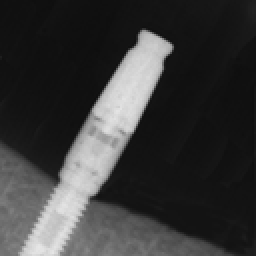
%> input picture vid/comp_im/implant.bmp, 128 x 128 px (shown 2 times larger)
$ octave com_im.m   (GNU Octave 9; MATLAB toolbox functions it lacks are replaced by stand-ins)
%> lines starting %> are read from the running program, lines starting %| are printed output that depends on the picture
clear;
close all;
clc;

 A =  double(imread('implant.bmp'));
%> A: size 128x128 double; min 14, max 230, mean 57.7; mean of the top-left, top-right, bottom-left and bottom-right quarters 37.1, 46.6, 116.8, 30.2
 B =  imread('lezard.bmp');
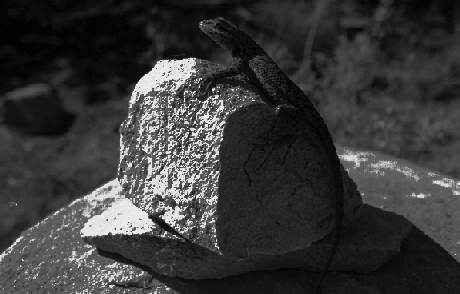
%> input picture vid/comp_im/lezard.bmp, 460 x 294 px
%> B is the input picture: size 294x460 uint8; min 0, max 241, mean 56.7
 % [17 lines of commented-out code are left out]

%% Histogramme
N =256;
v =double(B(:)); %conversion matrice en vecteur
a = linspace(0,255,N);
%h1 = histc(v, a);
%figure, bar(a, h1, 'histc'), xlim([min(a) max(a)]);
[h2, c] = hist(v, N);
%> h2 = 256 values, max 3267 at index 12, min 0 at index 9, mean 528.3; c = 256 values from 0.471 to 240.5
%figure, bar(c, h2, 'hist'), xlim([min(c) max(c)]);

%%
 D = [A(:,1:127)- A(:,2:128) A(:,128)];
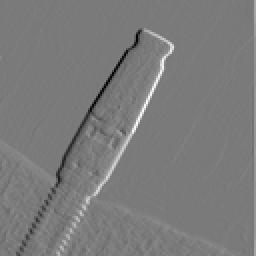
%> D: size 128x128 double (shown 2 times larger); min -95, max 102, mean 0.4; drawn with min black and max white
% [6 lines of commented-out code are left out]

N =256;
v =double(D(:)); %conversion matrice en vecteur
a = linspace(-255,255,N);
%h1 = histc(v, a);
%figure, bar(a, h1, 'histc'), xlim([min(a) max(a)]);

f = histcounts(D(:), (-255:255)); %ou histc(C(:),(0:255))
%> f = 510 values, max 6643 at index 256, min 0 at index 1, mean 32.13
prob = f/(size(D,1)*size(D,2));
%> prob = 510 values, max 0.405 at index 256, min 0 at index 1, mean 0.00196
pos = find(prob);
%> pos = 187 values from 161 to 358
Entro = -sum(prob(pos).*log2(prob(pos)))
%> Entro = 3.47


E = entropy(uint8(D))
%> E = 1.99

%% Compression vid閛


%> (the run ends here)
